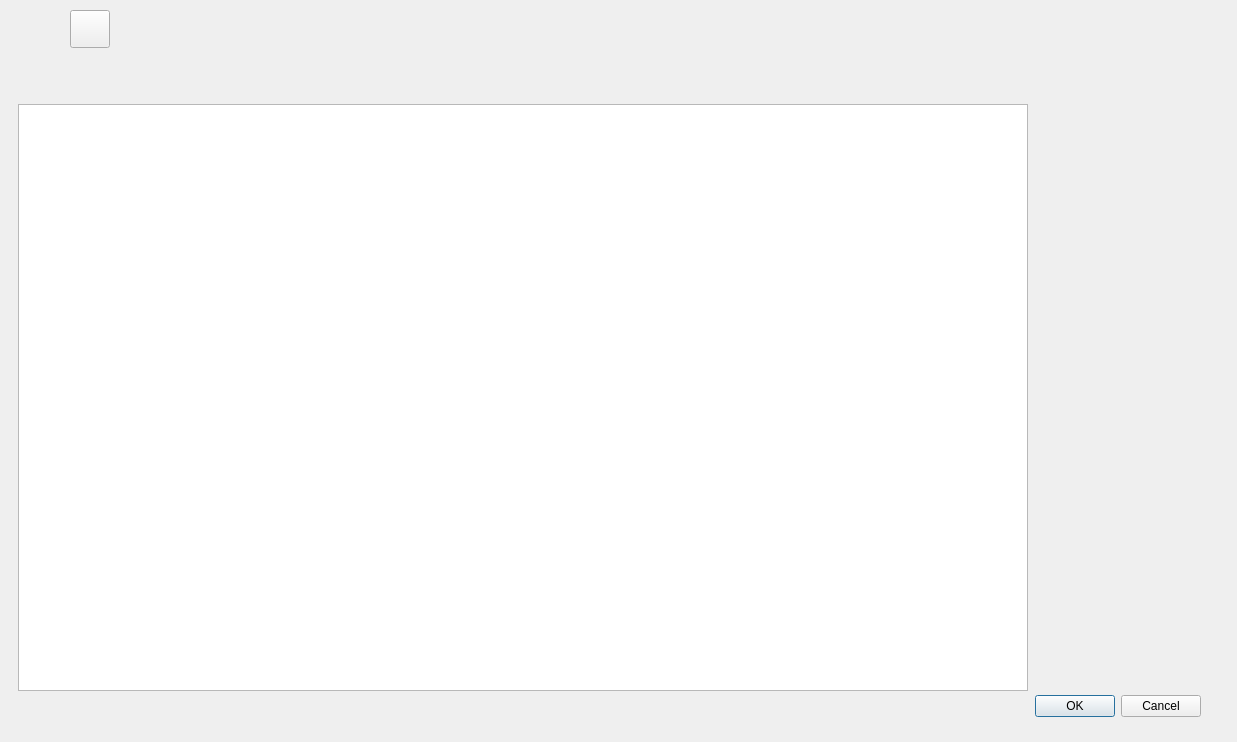
<?xml version="1.0" encoding="UTF-8"?>
<ui version="4.0">
 <class>matryceDialog</class>
 <widget class="QDialog" name="matryceDialog">
  <property name="geometry">
   <rect>
    <x>0</x>
    <y>0</y>
    <width>1237</width>
    <height>742</height>
   </rect>
  </property>
  <property name="windowTitle">
   <string>Dialog</string>
  </property>
  <widget class="QDialogButtonBox" name="buttonBox">
   <property name="geometry">
    <rect>
     <x>860</x>
     <y>690</y>
     <width>341</width>
     <height>32</height>
    </rect>
   </property>
   <property name="orientation">
    <enum>Qt::Horizontal</enum>
   </property>
   <property name="standardButtons">
    <set>QDialogButtonBox::Cancel|QDialogButtonBox::Ok</set>
   </property>
  </widget>
  <widget class="QTableView" name="tableView">
   <property name="geometry">
    <rect>
     <x>18</x>
     <y>104</y>
     <width>1010</width>
     <height>587</height>
    </rect>
   </property>
   <property name="alternatingRowColors">
    <bool>true</bool>
   </property>
   <property name="selectionMode">
    <enum>QAbstractItemView::ExtendedSelection</enum>
   </property>
   <property name="selectionBehavior">
    <enum>QAbstractItemView::SelectRows</enum>
   </property>
  </widget>
  <widget class="QWidget" name="layoutWidget">
   <property name="geometry">
    <rect>
     <x>70</x>
     <y>10</y>
     <width>96</width>
     <height>38</height>
    </rect>
   </property>
   <layout class="QHBoxLayout" name="horizontalLayout">
    <item>
     <widget class="QPushButton" name="pushButton_2">
      <property name="sizePolicy">
       <sizepolicy hsizetype="Minimum" vsizetype="Minimum">
        <horstretch>0</horstretch>
        <verstretch>0</verstretch>
       </sizepolicy>
      </property>
      <property name="minimumSize">
       <size>
        <width>36</width>
        <height>36</height>
       </size>
      </property>
      <property name="toolTip">
       <string>Dodaj klienta</string>
      </property>
      <property name="text">
       <string/>
      </property>
      <property name="icon">
       <iconset resource="zasoby.qrc">
        <normaloff>:/zasoby/add.png</normaloff>:/zasoby/add.png</iconset>
      </property>
      <property name="iconSize">
       <size>
        <width>26</width>
        <height>26</height>
       </size>
      </property>
     </widget>
    </item>
    <item>
     <spacer name="horizontalSpacer">
      <property name="orientation">
       <enum>Qt::Horizontal</enum>
      </property>
      <property name="sizeHint" stdset="0">
       <size>
        <width>40</width>
        <height>20</height>
       </size>
      </property>
     </spacer>
    </item>
   </layout>
  </widget>
 </widget>
 <resources>
  <include location="zasoby.qrc"/>
 </resources>
 <connections>
  <connection>
   <sender>buttonBox</sender>
   <signal>accepted()</signal>
   <receiver>matryceDialog</receiver>
   <slot>accept()</slot>
   <hints>
    <hint type="sourcelabel">
     <x>248</x>
     <y>254</y>
    </hint>
    <hint type="destinationlabel">
     <x>157</x>
     <y>274</y>
    </hint>
   </hints>
  </connection>
  <connection>
   <sender>buttonBox</sender>
   <signal>rejected()</signal>
   <receiver>matryceDialog</receiver>
   <slot>reject()</slot>
   <hints>
    <hint type="sourcelabel">
     <x>316</x>
     <y>260</y>
    </hint>
    <hint type="destinationlabel">
     <x>286</x>
     <y>274</y>
    </hint>
   </hints>
  </connection>
 </connections>
</ui>
